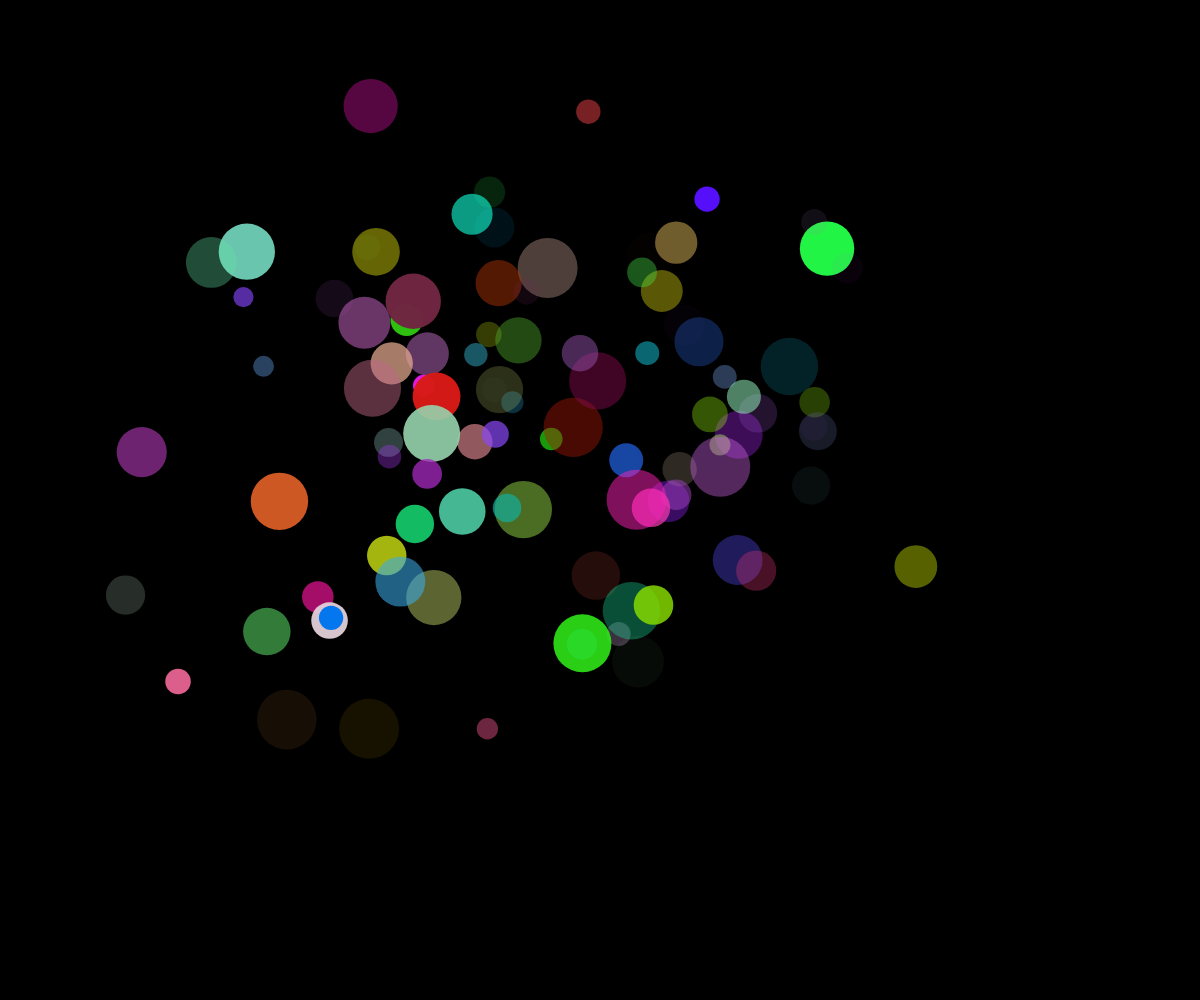
Frame 1 (no input)
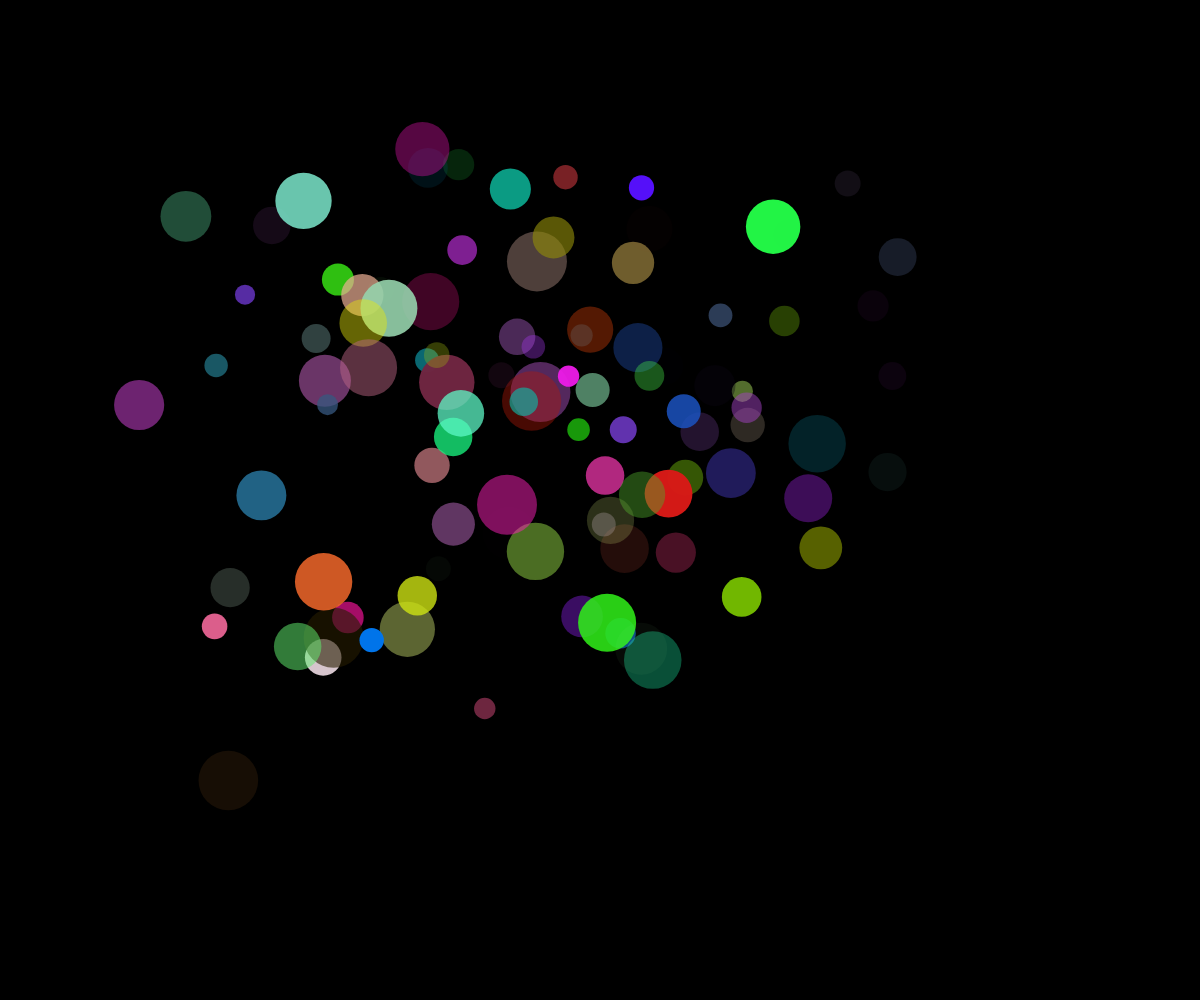
Frame 60 (no input)
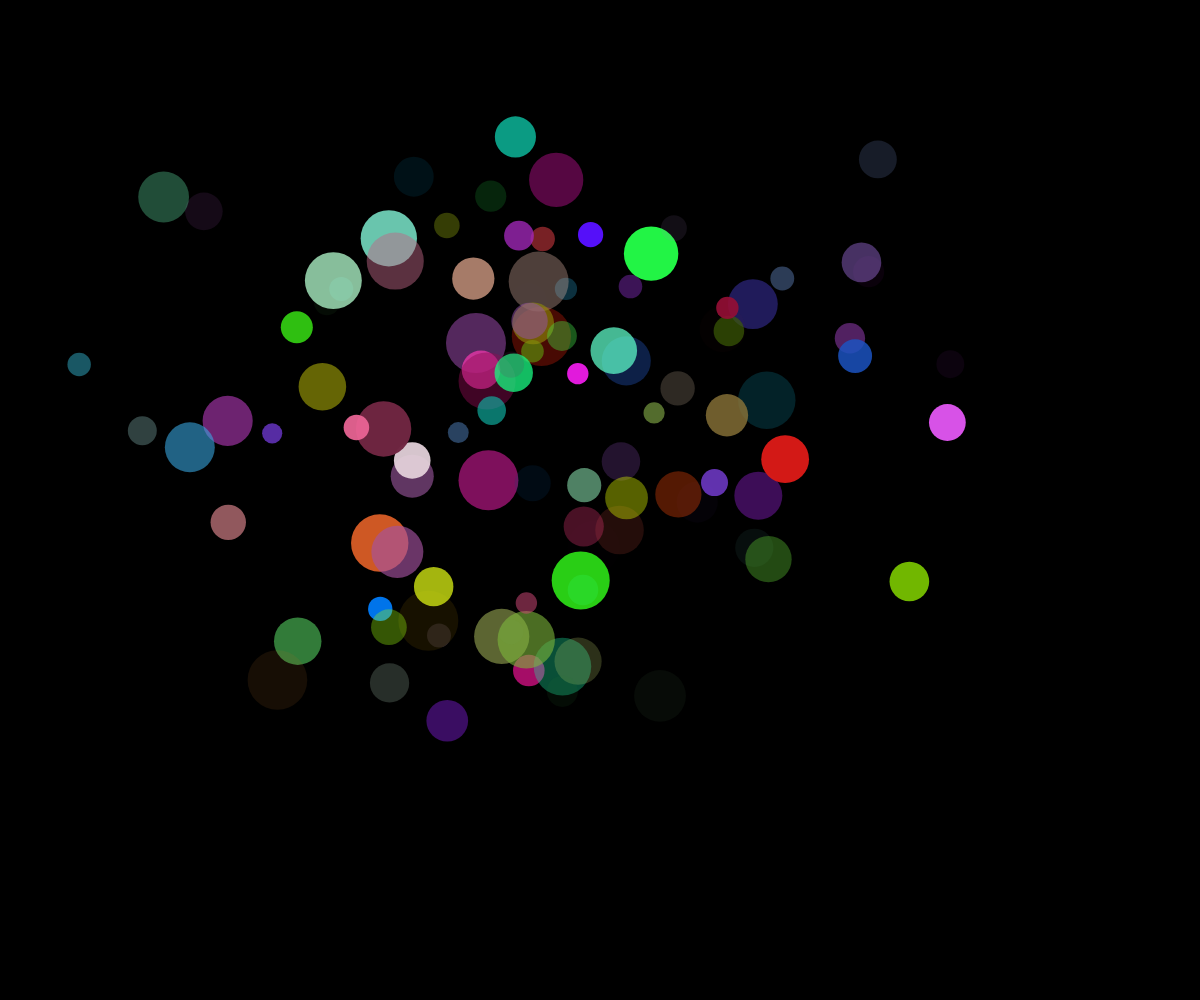
Frame 120 (the mouse pressed at the canvas centre since frame 60)

The p5.js sketch that drew these frames (run headless with seeded random() and noise() and a simulated clock; from frame 60 on, the mouse is pressed at the canvas centre):

// p5.js sketch
// ── sketch.js
// ball array demo
// Your Name
// Date
//
// Extra for Experts:
// - describe what you did to take this project "above and beyond"

let myBalls = [];

function setup() {
  for(let i = 0; i < 100; i++){
    spawnball();
  }
}

function draw() {
  background("black");
  noStroke();
  for(let myBall of myBalls){
    fill(myBall.theColor);
    myBall.x = noise(myBall.time)*width;
    myBall.y = noise(myBall.time+100)*height;
    myBall.time += 0.003;
    circle(myBall.x, myBall.y, myBall.radius*2);
  }
}
function spawnball() {
  createCanvas(windowWidth, windowHeight);
  let myBall= {
    radius: random (10,30),
    x: random(width),
    y: random(height),
    time: random(1,1000),
    theColor: color(random(255),random(255),random(255),random(255))
  };
  myBalls.push(myBall);
}
function mousePressed() {
  for(let i = 0; i < 5; i++) {
    spawnball();
  }
}
